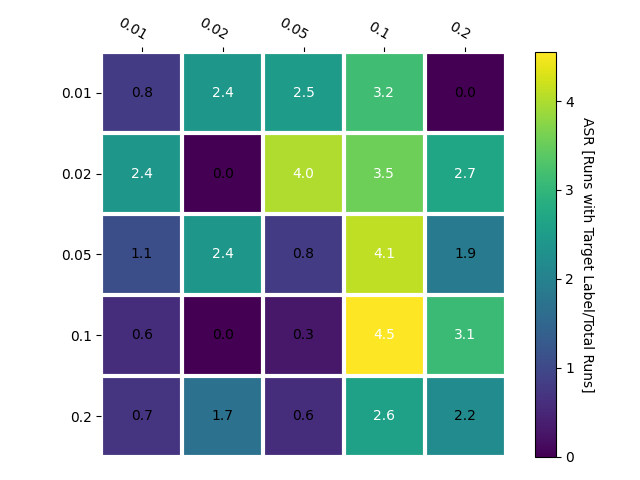

This chart was generated by the following Python code:
# %%
import matplotlib.pyplot as plt
import numpy as np

import matplotlib
import matplotlib as mpl

# %%
vegetables = ["0.01", "0.02", "0.05", "0.1",
              "0.2"]
farmers = ["0.01", "0.02", "0.05",
           "0.1", "0.2"]

# average score matrix
harvest = np.array([[0.8, 2.4, 2.5, 3.1625, 0.0],
                    [2.4, 0.0, 4.0, 3.5375, 2.7],
                    [1.1, 2.4, 0.8, 4.1125, 1.9],
                    [0.6, 0.0, 0.3,  4.55, 3.1],
                    [0.7, 1.7, 0.6, 2.6, 2.2]])

# %%


def heatmap(data, row_labels, col_labels, ax=None,
            cbar_kw=None, cbarlabel="", **kwargs):
    """
    Create a heatmap from a numpy array and two lists of labels.

    Parameters
    ----------
    data
        A 2D numpy array of shape (M, N).
    row_labels
        A list or array of length M with the labels for the rows.
    col_labels
        A list or array of length N with the labels for the columns.
    ax
        A `matplotlib.axes.Axes` instance to which the heatmap is plotted.  If
        not provided, use current Axes or create a new one.  Optional.
    cbar_kw
        A dictionary with arguments to `matplotlib.Figure.colorbar`.  Optional.
    cbarlabel
        The label for the colorbar.  Optional.
    **kwargs
        All other arguments are forwarded to `imshow`.
    """

    if ax is None:
        ax = plt.gca()

    if cbar_kw is None:
        cbar_kw = {}

    # Plot the heatmap
    im = ax.imshow(data, **kwargs)

    # Create colorbar
    cbar = ax.figure.colorbar(im, ax=ax, **cbar_kw)
    cbar.ax.set_ylabel(cbarlabel, rotation=-90, va="bottom")

    # Show all ticks and label them with the respective list entries.
    ax.set_xticks(np.arange(data.shape[1]), labels=col_labels)
    ax.set_yticks(np.arange(data.shape[0]), labels=row_labels)

    # Let the horizontal axes labeling appear on top.
    ax.tick_params(top=True, bottom=False,
                   labeltop=True, labelbottom=False)

    # Rotate the tick labels and set their alignment.
    plt.setp(ax.get_xticklabels(), rotation=-30, ha="right",
             rotation_mode="anchor")

    # Turn spines off and create white grid.
    ax.spines[:].set_visible(False)

    ax.set_xticks(np.arange(data.shape[1]+1)-.5, minor=True)
    ax.set_yticks(np.arange(data.shape[0]+1)-.5, minor=True)
    ax.grid(which="minor", color="w", linestyle='-', linewidth=3)
    ax.tick_params(which="minor", bottom=False, left=False)

    return im, cbar

# %%


def annotate_heatmap(im, data=None, valfmt="{x:.2f}",
                     textcolors=("black", "white"),
                     threshold=None, **textkw):
    """
    A function to annotate a heatmap.

    Parameters
    ----------
    im
        The AxesImage to be labeled.
    data
        Data used to annotate.  If None, the image's data is used.  Optional.
    valfmt
        The format of the annotations inside the heatmap.  This should either
        use the string format method, e.g. "$ {x:.2f}", or be a
        `matplotlib.ticker.Formatter`.  Optional.
    textcolors
        A pair of colors.  The first is used for values below a threshold,
        the second for those above.  Optional.
    threshold
        Value in data units according to which the colors from textcolors are
        applied.  If None (the default) uses the middle of the colormap as
        separation.  Optional.
    **kwargs
        All other arguments are forwarded to each call to `text` used to create
        the text labels.
    """

    if not isinstance(data, (list, np.ndarray)):
        data = im.get_array()

    # Normalize the threshold to the images color range.
    if threshold is not None:
        threshold = im.norm(threshold)
    else:
        threshold = im.norm(data.max())/2.

    # Set default alignment to center, but allow it to be
    # overwritten by textkw.
    kw = dict(horizontalalignment="center",
              verticalalignment="center")
    kw.update(textkw)

    # Get the formatter in case a string is supplied
    if isinstance(valfmt, str):
        valfmt = matplotlib.ticker.StrMethodFormatter(valfmt)

    # Loop over the data and create a `Text` for each "pixel".
    # Change the text's color depending on the data.
    texts = []
    for i in range(data.shape[0]):
        for j in range(data.shape[1]):
            kw.update(color=textcolors[int(im.norm(data[i, j]) > threshold)])
            text = im.axes.text(j, i, valfmt(data[i, j], None), **kw)
            texts.append(text)

    return texts


# %%
fig, ax = plt.subplots()

im, cbar = heatmap(harvest, vegetables, farmers, ax=ax,
                   cmap="viridis", cbarlabel="ASR [Runs with Target Label/Total Runs]")
texts = annotate_heatmap(im, valfmt="{x:.1f}")

fig.tight_layout()
plt.show()
plt.savefig("heatmap")
